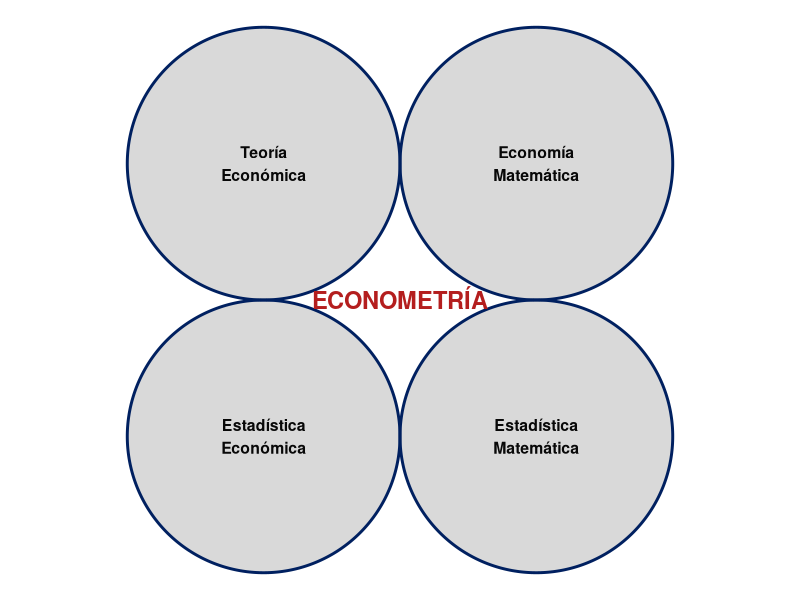
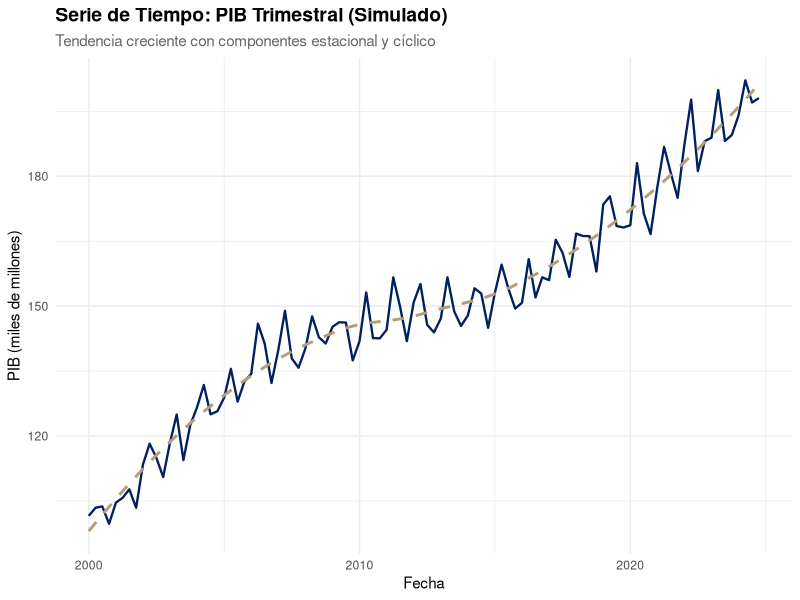
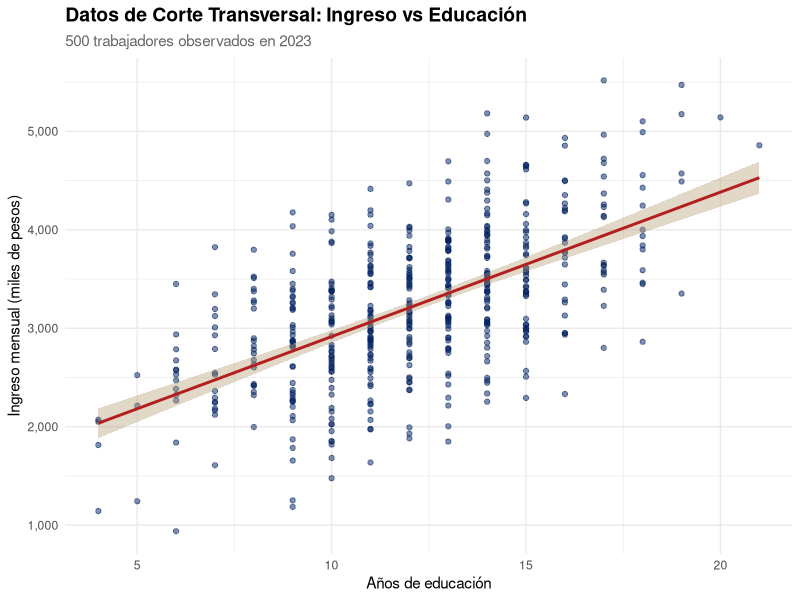
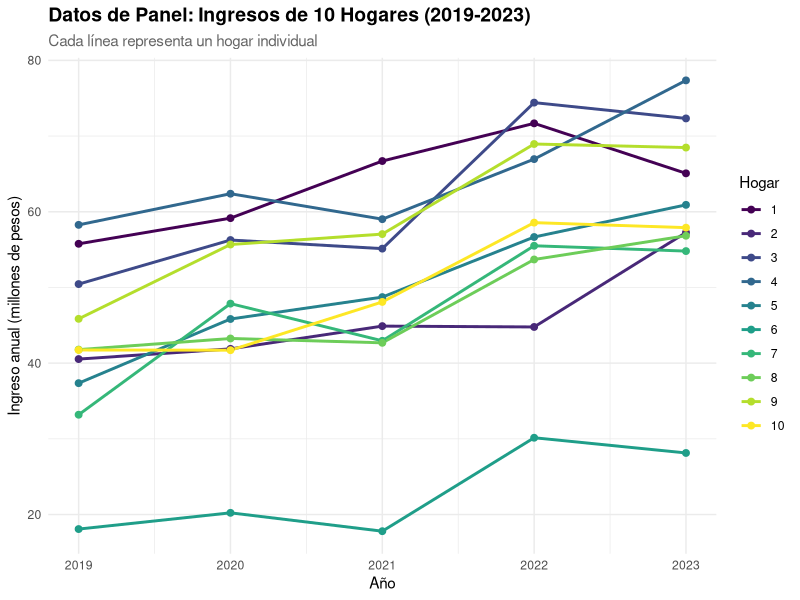
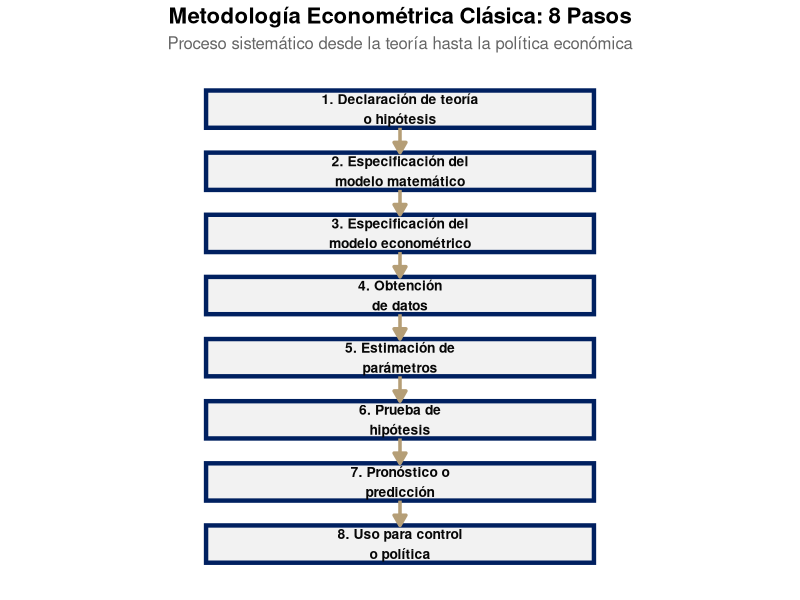
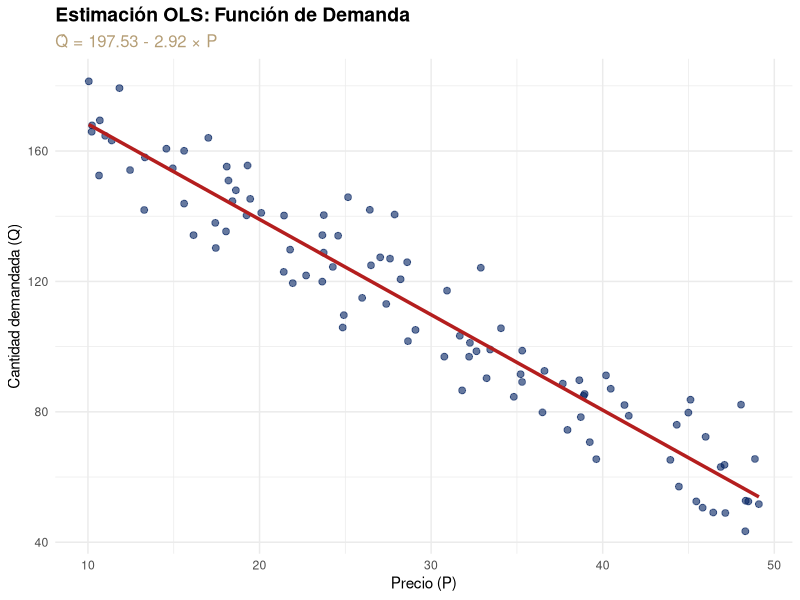
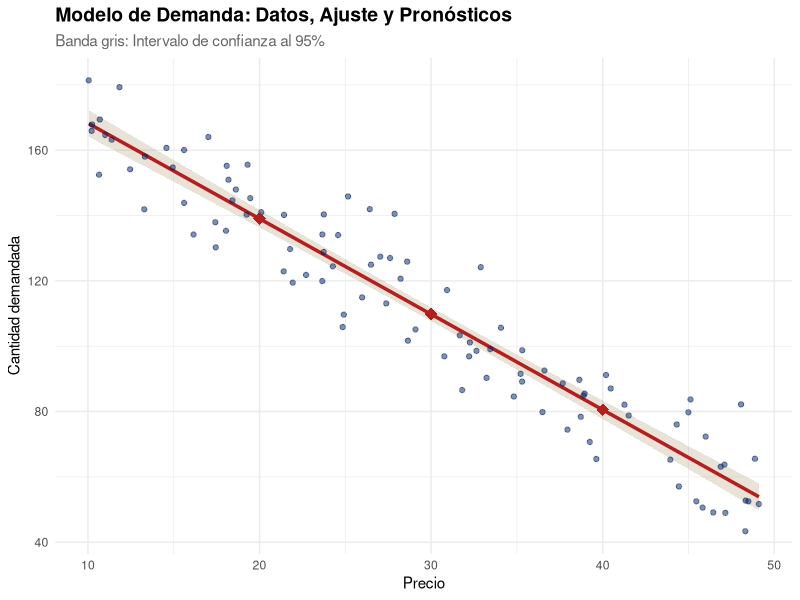
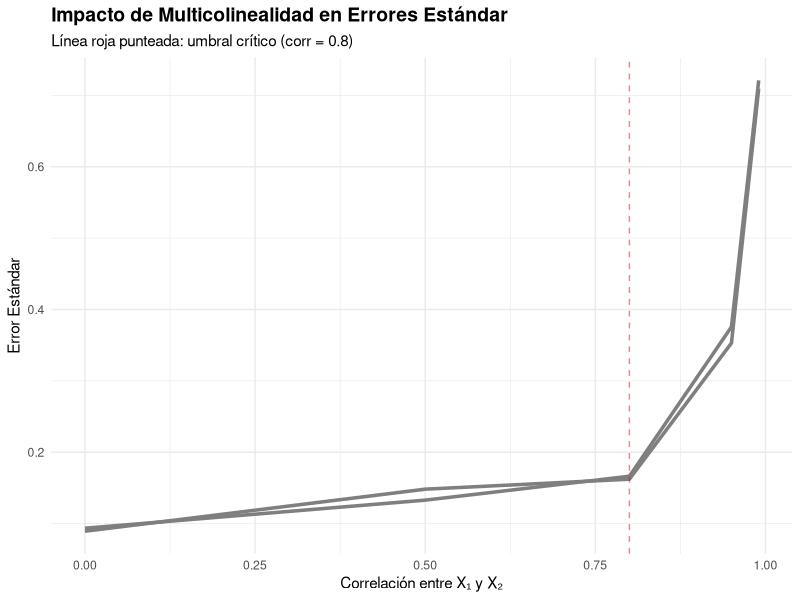

The R source for these figures, in order:
## ---- chunk 1
# Cargar librerías necesarias
library(tidyverse)
library(knitr)
library(kableExtra)
library(ggplot2)
library(patchwork)
library(scales)

# Configuración de tema para gráficos
theme_set(theme_minimal(base_size = 12))

# Colores personalizados (paleta Vogue-MIT)
colors_uptc <- c(
  primary = "#002060",      # NASA Blue
  secondary = "#B59E76",    # Champagne
  accent = "#B41E1E",       # Critical Red
  light = "#F2F2F2",        # Titanium Gray
  dark = "#080808"          # Vogue Black
)

# Función para formatear números
format_num <- function(x, decimals = 2) {
  format(round(x, decimals), nsmall = decimals, big.mark = ",")
}
## ---- chunk 2
# Crear diagrama conceptual
library(ggforce)

# Datos para círculos
circles <- data.frame(
  x = c(1, 3, 1, 3),
  y = c(3, 3, 1, 1),
  r = c(1, 1, 1, 1),
  label = c("Teoría\nEconómica", "Economía\nMatemática",
            "Estadística\nEconómica", "Estadística\nMatemática")
)

# Crear gráfico
ggplot() +
  geom_circle(data = circles, aes(x0 = x, y0 = y, r = r, fill = label), 
              alpha = 0.3, color = colors_uptc["primary"], size = 1) +
  geom_text(data = circles, aes(x = x, y = y, label = label),
            size = 4, fontface = "bold", color = colors_uptc["dark"]) +
  annotate("text", x = 2, y = 2, label = "ECONOMETRÍA",
           size = 6, fontface = "bold", color = colors_uptc["accent"]) +
  scale_fill_manual(values = c(colors_uptc["primary"], colors_uptc["secondary"],
                                colors_uptc["light"], colors_uptc["accent"])) +
  coord_fixed() +
  theme_void() +
  theme(legend.position = "none")
## ---- chunk 3
disciplines <- tribble(
  ~Disciplina, ~Contribución, ~Ejemplo,
  "Teoría Económica", "Postula hipótesis sobre relaciones económicas", "Ley de demanda: P↑ → Q↓",
  "Economía Matemática", "Expresa teorías en forma matemática", "Q = α - βP (β > 0)",
  "Estadística Económica", "Recolecta y organiza datos", "Precios y cantidades observadas",
  "Estadística Matemática", "Proporciona herramientas de inferencia", "Estimación de β, tests de hipótesis"
)

kable(disciplines,
      caption = "Contribuciones de las disciplinas constituyentes de la econometría",
      booktabs = TRUE,
      format = "html") %>%
  kable_styling(bootstrap_options = c("striped", "hover", "condensed"),
                full_width = FALSE,
                position = "center") %>%
  column_spec(1, bold = TRUE, color = colors_uptc["primary"]) %>%
  column_spec(2, width = "40%") %>%
  column_spec(3, width = "30%", italic = TRUE)
## ---- chunk 4
ts_examples <- tribble(
  ~Variable, ~Frecuencia, ~Fuente, ~Período,
  "PIB real", "Trimestral", "DANE", "2000-2025",
  "Tasa de cambio COP/USD", "Diaria", "Banco de la República", "2010-2025",
  "Tasa de desempleo", "Mensual", "DANE", "2001-2025",
  "Índice de precios al consumidor", "Mensual", "DANE", "1990-2025",
  "Producción industrial", "Mensual", "DANE", "2000-2025"
)

kable(ts_examples,
      caption = "Ejemplos de series de tiempo económicas en Colombia",
      booktabs = TRUE) %>%
  kable_styling(bootstrap_options = c("striped", "hover"))
## ---- chunk 5
# Simular PIB trimestral con tendencia y estacionalidad
set.seed(2026)
n_quarters <- 100
time <- seq.Date(from = as.Date("2000-01-01"), by = "quarter", length.out = n_quarters)

# Componentes
trend <- seq(100, 200, length.out = n_quarters)
seasonal <- 5 * sin(2 * pi * seq(0, 24.75, length.out = n_quarters))
cycle <- 10 * sin(2 * pi * seq(0, 8.25, length.out = n_quarters) / 8)
noise <- rnorm(n_quarters, 0, 3)

gdp <- trend + seasonal + cycle + noise

# Crear data frame
ts_data <- tibble(
  date = time,
  gdp = gdp
)

# Gráfico
ggplot(ts_data, aes(x = date, y = gdp)) +
  geom_line(color = colors_uptc["primary"], size = 0.8) +
  geom_smooth(method = "loess", se = FALSE, 
              color = colors_uptc["secondary"], linetype = "dashed") +
  labs(
    title = "Serie de Tiempo: PIB Trimestral (Simulado)",
    subtitle = "Tendencia creciente con componentes estacional y cíclico",
    x = "Fecha",
    y = "PIB (miles de millones)"
  ) +
  scale_y_continuous(labels = comma) +
  theme_minimal() +
  theme(
    plot.title = element_text(face = "bold", size = 14),
    plot.subtitle = element_text(size = 11, color = "gray40")
  )
## ---- chunk 6
cs_examples <- tribble(
  ~Variable, ~Unidades, ~Fuente, ~Año,
  "Ingresos laborales", "1000 trabajadores", "GEIH", "2023",
  "Gasto en educación", "500 hogares", "Encuesta de calidad de vida", "2022",
  "Inversión extranjera", "150 países", "Banco Mundial", "2024",
  "Rendimiento académico", "5000 estudiantes", "Pruebas Saber 11", "2023",
  "Tamaño de empresa", "800 firmas", "Supersociedades", "2024"
)

kable(cs_examples,
      caption = "Ejemplos de datos de corte transversal",
      booktabs = TRUE) %>%
  kable_styling(bootstrap_options = c("striped", "hover"))
## ---- chunk 7
# Simular datos de corte transversal
set.seed(2026)
n_obs <- 500

cross_section <- tibble(
  education = round(rnorm(n_obs, mean = 12, sd = 3)),
  experience = round(runif(n_obs, 0, 30)),
  income = 800 + 150 * education + 40 * experience + rnorm(n_obs, 0, 500)
) %>%
  filter(education >= 0, income > 0)

# Gráfico
ggplot(cross_section, aes(x = education, y = income)) +
  geom_point(alpha = 0.5, color = colors_uptc["primary"]) +
  geom_smooth(method = "lm", se = TRUE, 
              color = colors_uptc["accent"], fill = colors_uptc["secondary"]) +
  labs(
    title = "Datos de Corte Transversal: Ingreso vs Educación",
    subtitle = "500 trabajadores observados en 2023",
    x = "Años de educación",
    y = "Ingreso mensual (miles de pesos)"
  ) +
  scale_y_continuous(labels = comma) +
  theme_minimal() +
  theme(
    plot.title = element_text(face = "bold", size = 14),
    plot.subtitle = element_text(size = 11, color = "gray40")
  )
## ---- chunk 8
panel_types <- tribble(
  ~Tipo, ~Característica, ~Ejemplo,
  "Panel balanceado", "Todas las unidades observadas en todos los períodos", "1000 hogares seguidos 5 años completos",
  "Panel desbalanceado", "Observaciones faltantes (attrition)", "1000 hogares, algunos salen del estudio",
  "Panel corto", "Muchas unidades, pocos períodos (N grande, T pequeño)", "5000 empresas, 3 años",
  "Panel largo", "Pocas unidades, muchos períodos (N pequeño, T grande)", "10 países, 50 años"
)

kable(panel_types,
      caption = "Tipos de datos de panel",
      booktabs = TRUE) %>%
  kable_styling(bootstrap_options = c("striped", "hover")) %>%
  column_spec(1, bold = TRUE, color = colors_uptc["primary"])
## ---- chunk 9
# Simular panel data
set.seed(2026)
n_households <- 10
n_years <- 5

panel_data <- expand_grid(
  household_id = 1:n_households,
  year = 2019:2023
) %>%
  mutate(
    # Efectos fijos individuales (heterogeneidad no observada)
    alpha_i = rep(rnorm(n_households, 50, 15), each = n_years),
    # Tendencia temporal común
    time_effect = (year - 2019) * 5,
    # Ingreso
    income = alpha_i + time_effect + rnorm(n_households * n_years, 0, 5),
    household_factor = factor(household_id)
  )

# Gráfico
ggplot(panel_data, aes(x = year, y = income, group = household_id, color = household_factor)) +
  geom_line(size = 1) +
  geom_point(size = 2) +
  labs(
    title = "Datos de Panel: Ingresos de 10 Hogares (2019-2023)",
    subtitle = "Cada línea representa un hogar individual",
    x = "Año",
    y = "Ingreso anual (millones de pesos)",
    color = "Hogar"
  ) +
  scale_y_continuous(labels = comma) +
  scale_color_viridis_d() +
  theme_minimal() +
  theme(
    plot.title = element_text(face = "bold", size = 14),
    plot.subtitle = element_text(size = 11, color = "gray40"),
    legend.position = "right"
  )
## ---- chunk 10
# Crear data frame para diagrama de flujo
steps <- tibble(
  step = 1:8,
  label = c(
    "1. Declaración de teoría\no hipótesis",
    "2. Especificación del\nmodelo matemático",
    "3. Especificación del\nmodelo econométrico",
    "4. Obtención\nde datos",
    "5. Estimación de\nparámetros",
    "6. Prueba de\nhipótesis",
    "7. Pronóstico o\npredicción",
    "8. Uso para control\no política"
  ),
  x = c(2, 2, 2, 2, 2, 2, 2, 2),
  y = c(8, 7, 6, 5, 4, 3, 2, 1)
)

# Crear gráfico
ggplot(steps, aes(x = x, y = y)) +
  geom_rect(aes(xmin = x - 0.8, xmax = x + 0.8,
                ymin = y - 0.3, ymax = y + 0.3),
            fill = colors_uptc["light"],
            color = colors_uptc["primary"],
            size = 1.5) +
  geom_text(aes(label = label), size = 3.5, fontface = "bold",
            color = colors_uptc["dark"]) +
  geom_segment(data = steps[-8,],
               aes(x = x, y = y - 0.3, xend = x, yend = y - 0.7),
               arrow = arrow(length = unit(0.3, "cm"), type = "closed"),
               color = colors_uptc["secondary"], size = 1.2) +
  ylim(0.5, 8.5) +
  xlim(0.5, 3.5) +
  theme_void() +
  labs(title = "Metodología Econométrica Clásica: 8 Pasos",
       subtitle = "Proceso sistemático desde la teoría hasta la política económica") +
  theme(
    plot.title = element_text(hjust = 0.5, face = "bold", size = 16),
    plot.subtitle = element_text(hjust = 0.5, size = 12, color = "gray40")
  )
## ---- chunk 11
data_sources <- tribble(
  ~Institución, ~Tipo_de_datos, ~URL,
  "DANE", "Encuestas de hogares, empresas, precios", "www.dane.gov.co",
  "Banco de la República", "Agregados monetarios, tasa de cambio", "www.banrep.gov.co",
  "Ministerio de Hacienda", "Finanzas públicas, presupuesto", "www.minhacienda.gov.co",
  "DNP", "Estadísticas de desarrollo, pobreza", "www.dnp.gov.co",
  "Supersociedades", "Estados financieros de empresas", "www.supersociedades.gov.co"
)

kable(data_sources,
      caption = "Principales fuentes de datos económicos en Colombia",
      col.names = c("Institución", "Tipo de datos", "URL"),
      booktabs = TRUE) %>%
  kable_styling(bootstrap_options = c("striped", "hover")) %>%
  column_spec(1, bold = TRUE, color = colors_uptc["primary"])
## ---- chunk 12
# Simular datos de demanda
set.seed(2026)
n <- 100
price <- runif(n, min = 10, max = 50)
quantity <- 200 - 3 * price + rnorm(n, mean = 0, sd = 10)

# Estimar por OLS
demand_model <- lm(quantity ~ price)
beta_0_hat <- coef(demand_model)[1]
beta_1_hat <- coef(demand_model)[2]

# Mostrar resultados
cat("Estimaciones OLS:\n")
cat(sprintf("β₀ (intercepto) = %.2f\n", beta_0_hat))
cat(sprintf("β₁ (pendiente)  = %.2f\n", beta_1_hat))
cat("\nInterpretación: Por cada peso de aumento en el precio,\n")
cat(sprintf("la cantidad demandada disminuye en %.2f unidades.\n", abs(beta_1_hat)))
## ---- chunk 13
# Crear data frame
demand_data <- tibble(
  price = price,
  quantity = quantity,
  fitted = fitted(demand_model)
)

# Gráfico
ggplot(demand_data, aes(x = price, y = quantity)) +
  geom_point(alpha = 0.6, color = colors_uptc["primary"], size = 2) +
  geom_line(aes(y = fitted), color = colors_uptc["accent"], size = 1.2) +
  labs(
    title = "Estimación OLS: Función de Demanda",
    subtitle = paste0("Q̂ = ", round(beta_0_hat, 2), " - ", round(abs(beta_1_hat), 2), " × P"),
    x = "Precio (P)",
    y = "Cantidad demandada (Q)"
  ) +
  theme_minimal() +
  theme(
    plot.title = element_text(face = "bold", size = 14),
    plot.subtitle = element_text(size = 12, color = colors_uptc["secondary"])
  )
## ---- chunk 14
# Resumen del modelo
summary_model <- summary(demand_model)

# Extraer estadístico t y p-valor
t_stat <- summary_model$coefficients["price", "t value"]
p_value <- summary_model$coefficients["price", "Pr(>|t|)"]

# Mostrar resultados
cat("Prueba de hipótesis para β₁:\n")
cat(sprintf("H₀: β₁ = 0 (no hay efecto del precio)\n"))
cat(sprintf("H₁: β₁ ≠ 0 (hay efecto del precio)\n\n"))
cat(sprintf("Estadístico t = %.3f\n", t_stat))
cat(sprintf("p-valor = %.4f\n\n", p_value))

if (p_value < 0.05) {
  cat("Conclusión: Rechazamos H₀ al 5% de significancia.\n")
  cat("Existe evidencia estadística de que el precio afecta la cantidad demandada.\n")
} else {
  cat("Conclusión: No rechazamos H₀ al 5% de significancia.\n")
}
## ---- chunk 15
# Calcular intervalo de confianza al 95%
conf_int <- confint(demand_model, level = 0.95)

cat("Intervalo de confianza al 95% para β₁:\n")
cat(sprintf("[%.3f, %.3f]\n\n", conf_int["price", 1], conf_int["price", 2]))
cat("Interpretación: Con 95% de confianza, el verdadero efecto del precio\n")
cat("sobre la cantidad demandada está entre estos valores.\n")
## ---- chunk 16
r_squared <- summary_model$r.squared

cat(sprintf("R² = %.4f\n\n", r_squared))
cat(sprintf("Interpretación: El %.1f%% de la variación en la cantidad demandada\n", r_squared * 100))
cat("es explicada por el precio en este modelo.\n")
## ---- chunk 17
# Nuevos valores de precio para pronóstico
new_prices <- data.frame(price = c(20, 30, 40))

# Predicción puntual
predictions <- predict(demand_model, newdata = new_prices, interval = "prediction", level = 0.95)

# Crear tabla de resultados
forecast_table <- tibble(
  Precio = new_prices$price,
  `Cantidad Predicha` = predictions[, "fit"],
  `Límite Inferior (95%)` = predictions[, "lwr"],
  `Límite Superior (95%)` = predictions[, "upr"]
)

kable(forecast_table,
      caption = "Pronósticos de demanda para nuevos precios",
      digits = 2,
      booktabs = TRUE) %>%
  kable_styling(bootstrap_options = c("striped", "hover"))
## ---- chunk 18
# Crear secuencia de precios para predicción
price_seq <- seq(min(price), max(price), length.out = 100)
pred_data <- data.frame(price = price_seq)

# Predicciones con intervalos
predictions_full <- predict(demand_model, newdata = pred_data, 
                            interval = "confidence", level = 0.95)

# Data frame para gráfico
plot_data <- tibble(
  price = price_seq,
  fit = predictions_full[, "fit"],
  lwr = predictions_full[, "lwr"],
  upr = predictions_full[, "upr"]
)

# Gráfico
ggplot() +
  geom_ribbon(data = plot_data, aes(x = price, ymin = lwr, ymax = upr),
              fill = colors_uptc["secondary"], alpha = 0.3) +
  geom_line(data = plot_data, aes(x = price, y = fit),
            color = colors_uptc["accent"], size = 1.2) +
  geom_point(data = demand_data, aes(x = price, y = quantity),
             alpha = 0.5, color = colors_uptc["primary"]) +
  geom_point(data = forecast_table, aes(x = Precio, y = `Cantidad Predicha`),
             color = colors_uptc["accent"], size = 4, shape = 18) +
  labs(
    title = "Modelo de Demanda: Datos, Ajuste y Pronósticos",
    subtitle = "Banda gris: Intervalo de confianza al 95%",
    x = "Precio",
    y = "Cantidad demandada"
  ) +
  theme_minimal() +
  theme(
    plot.title = element_text(face = "bold", size = 14),
    plot.subtitle = element_text(size = 11, color = "gray40")
  )
## ---- chunk 19
# Objetivo: alcanzar una demanda de 120 unidades
target_quantity <- 120

# Resolver para el precio: Q = β₀ + β₁P
# P = (Q - β₀) / β₁
target_price <- (target_quantity - beta_0_hat) / beta_1_hat

cat("Simulación de política:\n")
cat(sprintf("Objetivo: Demanda de %.0f unidades\n", target_quantity))
cat(sprintf("Precio necesario: $%.2f\n\n", abs(target_price)))
cat("Implicación de política: Para alcanzar el objetivo de demanda,\n")
cat(sprintf("se debe fijar el precio en aproximadamente $%.2f\n", abs(target_price)))
## ---- chunk 20
# Comparar diferentes escenarios de política
policy_scenarios <- tibble(
  Escenario = c("Status quo", "Subsidio 10%", "Subsidio 20%", "Impuesto 15%"),
  Precio = c(25, 25 * 0.9, 25 * 0.8, 25 * 1.15)
) %>%
  mutate(
    Demanda_Predicha = beta_0_hat + beta_1_hat * Precio,
    Cambio_vs_Status_Quo = Demanda_Predicha - first(Demanda_Predicha)
  )

kable(policy_scenarios,
      caption = "Evaluación de escenarios de política de precios",
      digits = 2,
      booktabs = TRUE) %>%
  kable_styling(bootstrap_options = c("striped", "hover")) %>%
  column_spec(1, bold = TRUE, color = colors_uptc["primary"])
## ---- chunk 21
data_issues <- tribble(
  ~Problema, ~Descripción, ~Consecuencia,
  "Errores de medición", "Variables observadas con error", "Sesgo en estimadores, atenuación",
  "Datos faltantes", "Missing data no aleatorios", "Sesgo de selección",
  "Outliers", "Observaciones atípicas influyentes", "Estimadores sesgados, baja eficiencia",
  "Frecuencia incompatible", "Variables en diferentes frecuencias", "Pérdida de información, agregación incorrecta",
  "Revisiones de datos", "Datos preliminares vs finales", "Inestabilidad de resultados"
)

kable(data_issues,
      caption = "Problemas comunes en la calidad de datos económicos",
      booktabs = TRUE) %>%
  kable_styling(bootstrap_options = c("striped", "hover")) %>%
  column_spec(1, bold = TRUE, color = colors_uptc["accent"])
## ---- chunk 22
spec_tests <- tribble(
  ~Test, ~Hipótesis_Nula, ~Uso,
  "Ramsey RESET", "Forma funcional correcta", "Detectar no linealidades omitidas",
  "Hausman", "Exogeneidad de regresores", "Contrastar efectos fijos vs aleatorios",
  "Chow", "Estabilidad estructural", "Detectar cambios en parámetros",
  "Davidson-MacKinnon", "Comparar modelos no anidados", "Selección entre formas funcionales"
)

kable(spec_tests,
      caption = "Principales pruebas de especificación del modelo",
      booktabs = TRUE) %>%
  kable_styling(bootstrap_options = c("striped", "hover"))
## ---- chunk 23
# Simular datos con diferentes grados de multicolinealidad
set.seed(2026)
n <- 100
x1 <- rnorm(n)

# Diferentes niveles de correlación
correlations <- c(0, 0.5, 0.8, 0.95, 0.99)

results <- map_dfr(correlations, function(rho) {
  x2 <- rho * x1 + sqrt(1 - rho^2) * rnorm(n)
  y <- 1 + 2*x1 + 3*x2 + rnorm(n)
  
  model <- lm(y ~ x1 + x2)
  tibble(
    correlation = rho,
    se_x1 = sqrt(vcov(model)[2, 2]),
    se_x2 = sqrt(vcov(model)[3, 3]),
    vif = 1 / (1 - rho^2)
  )
})

# Gráfico
ggplot(results, aes(x = correlation)) +
  geom_line(aes(y = se_x1, color = "SE(β₁)"), size = 1.2) +
  geom_line(aes(y = se_x2, color = "SE(β₂)"), size = 1.2) +
  geom_vline(xintercept = 0.8, linetype = "dashed", color = "red", alpha = 0.5) +
  scale_color_manual(values = c("SE(β₁)" = colors_uptc["primary"], 
                                 "SE(β₂)" = colors_uptc["accent"])) +
  labs(
    title = "Impacto de Multicolinealidad en Errores Estándar",
    subtitle = "Línea roja punteada: umbral crítico (corr = 0.8)",
    x = "Correlación entre X₁ y X₂",
    y = "Error Estándar",
    color = "Estimador"
  ) +
  theme_minimal() +
  theme(
    plot.title = element_text(face = "bold", size = 14),
    legend.position = "bottom"
  )
## ---- chunk 24
# Simular datos con relación no lineal
set.seed(2026)
x_sample <- runif(50, 1, 10)
y_sample <- 20 + 5*x_sample - 0.3*x_sample^2 + rnorm(50, 0, 3)

# Ajustar modelo lineal
linear_model <- lm(y_sample ~ x_sample)

# Extrapolar
x_full <- seq(0, 15, length.out = 200)
y_pred <- predict(linear_model, newdata = data.frame(x_sample = x_full))

# Data frames
data_sample <- tibble(x = x_sample, y = y_sample)
data_full <- tibble(x = x_full, y = y_pred)

# Gráfico
ggplot() +
  geom_rect(aes(xmin = 1, xmax = 10, ymin = -Inf, ymax = Inf),
            fill = colors_uptc["light"], alpha = 0.3) +
  geom_line(data = data_full, aes(x = x, y = y),
            color = colors_uptc["accent"], size = 1.2) +
  geom_point(data = data_sample, aes(x = x, y = y),
             color = colors_uptc["primary"], size = 2, alpha = 0.7) +
  annotate("text", x = 5.5, y = 65, label = "Rango de datos\nobservados",
           size = 4, fontface = "bold", color = colors_uptc["dark"]) +
  annotate("text", x = 12.5, y = 40, label = "⚠ Zona de\nextrapolación\npeligrosa",
           size = 4, color = colors_uptc["accent"], fontface = "bold") +
  labs(
    title = "Peligro de Extrapolación",
    subtitle = "La predicción lineal puede ser incorrecta fuera del rango observado",
    x = "X",
    y = "Y"
  ) +
  theme_minimal() +
  theme(plot.title = element_text(face = "bold", size = 14))
## ---- chunk 25
connections <- tribble(
  ~Capítulo, ~Tema, ~Conexión_con_Cap1,
  "Cap. 2-3", "Regresión simple y múltiple", "Formaliza el modelo econométrico del Paso 3",
  "Cap. 4-6", "Inferencia estadística", "Desarrolla el Paso 6: pruebas de hipótesis",
  "Cap. 7-10", "Violación de supuestos", "Aborda limitaciones prácticas discutidas",
  "Cap. 11-15", "Variables cualitativas y no lineales", "Amplía especificaciones del Paso 2",
  "Cap. 16-17", "Datos de panel", "Explota estructura longitudinal mencionada",
  "Cap. 18-19", "Variables instrumentales", "Soluciona problemas de causalidad",
  "Cap. 20-22", "Series de tiempo y temas avanzados", "Completa los tipos de datos presentados"
)

kable(connections,
      caption = "Roadmap del libro: Conexiones con capítulos posteriores",
      booktabs = TRUE) %>%
  kable_styling(bootstrap_options = c("striped", "hover")) %>%
  column_spec(1, bold = TRUE, color = colors_uptc["primary"]) %>%
  column_spec(3, width = "40%")
